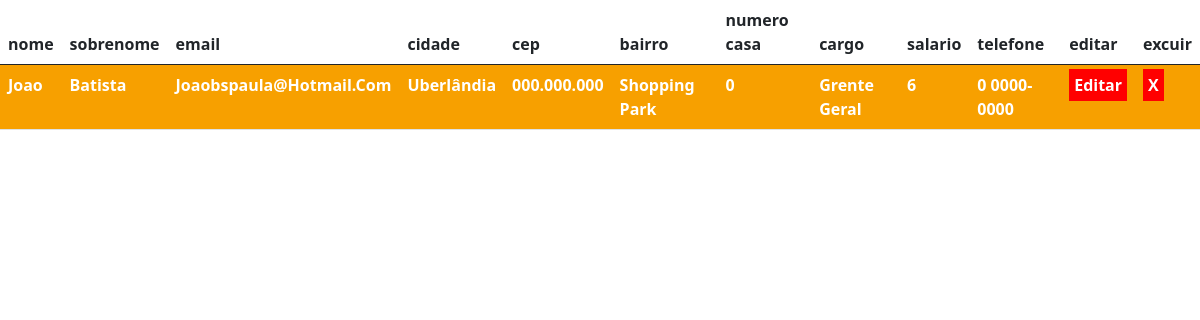
The app's page /telas/listar_funcionarios_cadastrados.php (signed in) with its own data.
### tables this page shows
CREATE TABLE funcionario(
idpessoa int PRIMARY KEY,
 cargo varchar(100)  NOT null,
 salario float  NOT null,
FOREIGN KEY (idpessoa) REFERENCES pessoa (idpessoa) ON DELETE CASCADE ON UPDATE CASCADE
);

CREATE TABLE pessoa(
	idpessoa int AUTO_INCREMENT PRIMARY KEY,
 	nome varchar(100) NOT null,
 	sobrenome varchar(100) NOT null,
    email varchar(255)  NOT null,
    senha varchar (255)  NOT null,
    cep varchar(14)  NOT null,
    cidade varchar(100) NOT null,
    bairro varchar(100) NOT null,
    numerocasa int NOT NULL,
    telefone varchar(14)  NOT null
  
);

### classe/Conexao.php (called while the page is built, shortened)
<?php
class Connection
{
	private $host = 'localhost';
	private $db   = 'pizzaria';
	private $user = 'root';
	private $pass = '';
	private $port = 3306;
    public function __construct(){
		try {
			$dsn = 'mysql:host='.$this->host.';dbname='.$this->db.';port='.$this->port;
			$this->pdo = new PDO($dsn, $this->user, $this->pass);
			$this->pdo->setAttribute(PDO::ATTR_EMULATE_PREPARES,false);
			$this->pdo->setAttribute(PDO::ATTR_ERRMODE,PDO::ERRMODE_EXCEPTION);
			$this->pdo->query('SET NAMES utf8');
			return $this->pdo;
		}catch(PDOException $e){
			echo '<br><br><b>Código</b>: '.$e->getCode().'<hr><br>';
			echo '<b>Mensagem</b>: '. $e->getMessage().'<br>';
			echo '<b>Arquivo</b>: '.$e->getFile().'<br>';
			echo '<b>Linha</b>: '.$e->getLine().'<br>';
			exit();
		}
	}
}
?>

### classe/Funcionario.php (called while the page is built, shortened)
<?php
require_once 'Conexao.php';
class Funcionario extends Pessoa
{
    public function buscar(){
        $con=new Connection();
        $sql="SELECT pessoa.idpessoa,pessoa.nome,pessoa.sobrenome, pessoa.email,pessoa.cep,pessoa.cidade,pessoa.bairro,pessoa.numerocasa,pessoa.telefone,funcionario.cargo,funcionario.salario FROM (pessoa JOIN funcionario ON pessoa.idpessoa=funcionario.idpessoa)";
        $prepare=$con->pdo->prepare($sql);
        if($prepare->execute()){
            if($prepare->rowCount()>0){
                return $prepare;
            }else{
                return null;
            }
        }
    }
}

### telas/listar_funcionarios_cadastrados.php (the view, shortened to what this page needs)
<?php
require_once '../classe/Funcionario.php';
?>
<!DOCTYPE html>
<html lang="pt-br">
<head>
    <link href="https://cdn.jsdelivr.net/npm/bootstrap@5.0.2/dist/css/bootstrap.min.css" rel="stylesheet">
    <link rel="stylesheet" href="../css/tabelas.css">
</head>
<body>
    <?php
        $func=new Funcionario(null,null,null,null,null,null,null,null,null,null,null);
        $arrayfucs=$func->buscar();
    ?>
<main>
<table class="table">
  <thead>
    <tr>
      <th scope="col">nome</th>
      <th scope="col">sobrenome</th>
      <th scope="col">email</th>
      <th scope="col">cidade</th>
        <th scope="col">cep</th>
        <th scope="col">bairro</th>
        <th scope="col">numero casa</th>
        <th scope="col">cargo</th>
        <th scope="col">salario</th>
        <th scope="col">telefone</th>
        <th scope="col">editar</th>
        <th scope="col">excuir</th>
    </tr>
  </thead>
  <tbody>
      <?php
      while($funcs=$arrayfucs->fetch(PDO::FETCH_ASSOC)){
      ?>
    <tr>
    <td><?php echo $funcs['nome']; ?></td>
    <td><?php echo $funcs['sobrenome']; ?></td>
    <td><?php echo $funcs['email']; ?></td>
    <td><?php echo $funcs['cidade']; ?></td>
    <td><?php echo $funcs['cep']; ?></td>
    <td><?php echo $funcs['bairro']; ?></td>
    <td><?php echo $funcs['numerocasa']; ?></td>
    <td><?php echo $funcs['cargo']; ?></td>
    <td><?php echo $funcs['salario']; ?></td>
    <td><?php echo $funcs['telefone']; ?></td>
    <td><a href="../telas/editarFuncionario.php?id=<?php echo $funcs['idpessoa']; ?>">Editar</a></td>
    <td><a href="../processa/processaDel.php?id=<?php echo $funcs['idpessoa']; ?>">X</a></td>
    </tr>
    <?php } ?>
  </tbody>
</table>
</main>
</body>
</html>

### css/tabelas.css (style rules this page uses)
tbody > tr:nth-child(odd) { background-color: rgb(247, 160, 0); }
tbody >tr { color: white; text-transform: capitalize; font-weight: bolder; }
tbody tr td a { text-decoration: none; color: white; background-color: red; box-sizing: border-box; padding: 5px; cursor: pointer; }

### records on screen
funcionario: idpessoa.nome "Joao", idpessoa.sobrenome "Batista", idpessoa.email "Joaobspaula@hotmail.com", idpessoa.cidade "Uberlândia", idpessoa.cep "000.000.000", idpessoa.bairro "Shopping Park", idpessoa.numerocasa "0", cargo "Grente Geral", salario "6", idpessoa.telefone "0 0000-0000"
